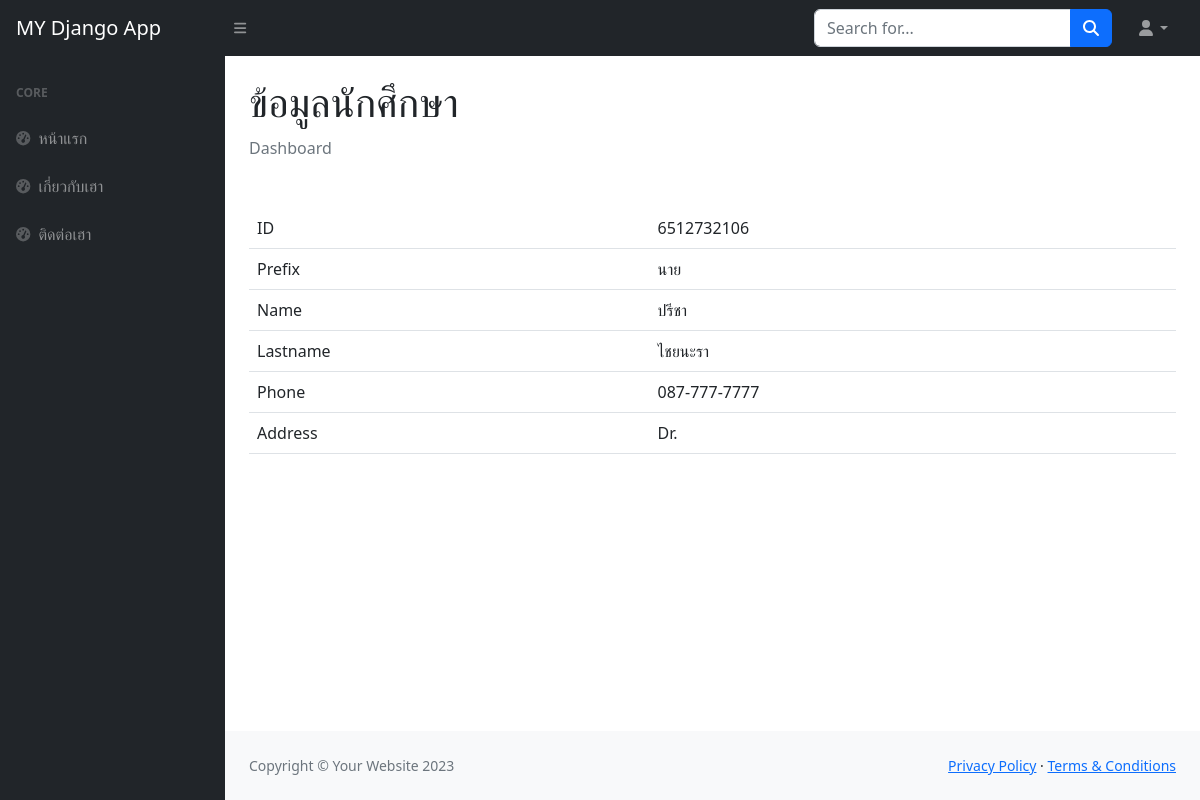
Page /details/1 on the earlier database version.
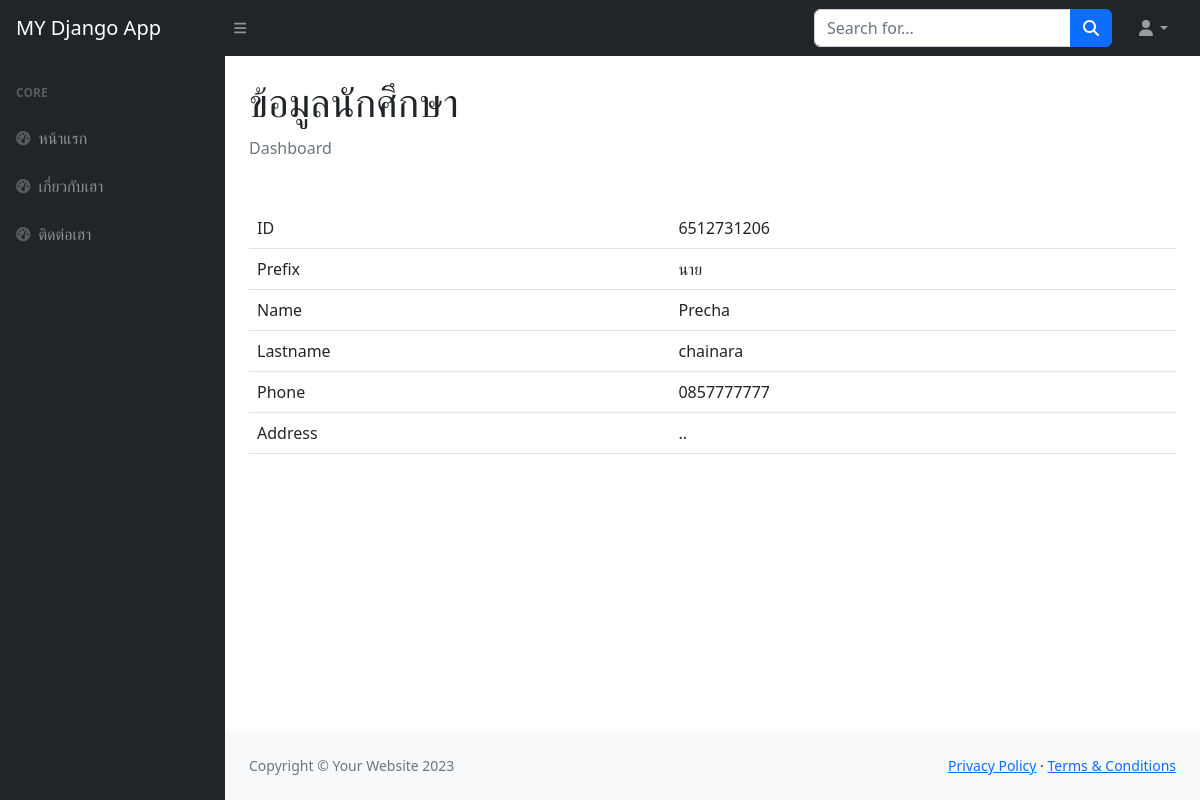
Same page on the later database version.
### webpage/models.py (models this page shows, shortened)
class Student(models.Model):
    std_id = models.IntegerField()
    prefix = models.IntegerField(choices=prefix_choices, default=1)
    name = models.CharField(max_length=255)
    lastname = models.CharField(max_length=255)
    phone = models.CharField(max_length=15)
    address = models.TextField()
    major = models.ForeignKey(Major, on_delete=models.CASCADE, default=1)

### webpage/views.py (the view)
# urls.py: path('details/<int:id>', views.studentDetails, name='details')
def studentDetails(request, id):
    context = {}
    students = models.Student.objects.filter(id=id)
    for student in students:
        student.prefix_str = getModelChoice(
            student.prefix, models.prefix_choices)
        context['student'] = student
    return render(request, 'details.html', context)

### webpage/views.py (called while the page is built)
def getModelChoice(num, choices):
    for choice in choices:
        if choice[0] == num:
            return choice[1]

### templates/details.html
{% extends 'base.html' %}
{% block title %} ข้อมูลนักศึกษา {% endblock title %}
{% block content %}
<table class="table">
  <tr>
    <td>ID</td>
    <td>{{ student.std_id }}</td>
  </tr>
  <tr>
    <td>Prefix</td>
    <td>{{ student.prefix_str }}</td>
  </tr>
  <tr>
    <td>Name</td>
    <td>{{ student.name }}</td>
  </tr>
  <tr>
    <td>Lastname</td>
    <td>{{ student.lastname }}</td>
  </tr>
  <tr>
    <td>Phone</td>
    <td>{{ student.phone }}</td>
  </tr>
  <tr>
    <td>Address</td>
    <td>{{ student.address }}</td>
  </tr>
</table>
{% endblock content %}

Differences in the rows shown:
changed Student "นาย": std_id "6512732106" → "6512731206"; name "ปรีชา" → "Precha"; lastname "ไชยนะรา" → "chainara"; phone "087-777-7777" → "0857777777"; address "Dr." → ".."
